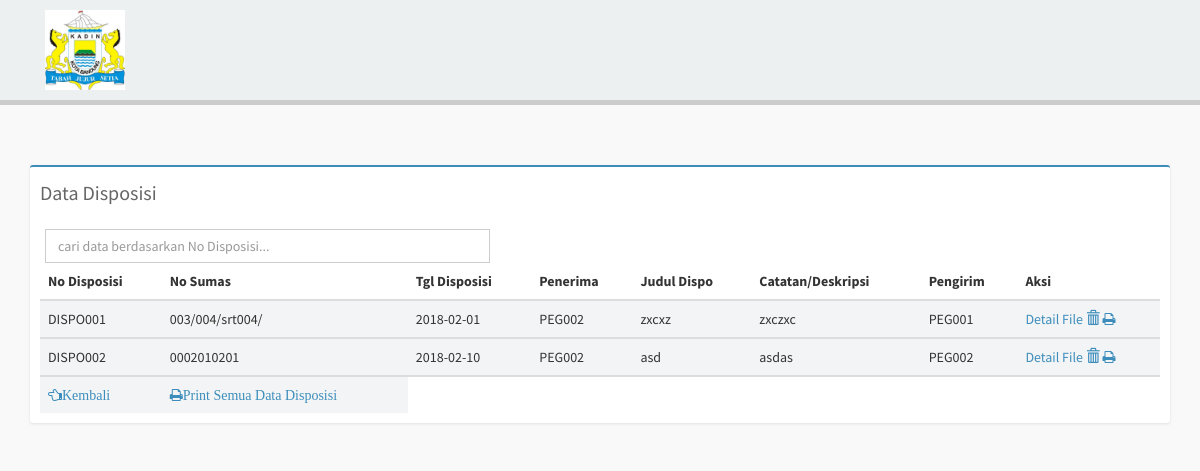
The page /manage/disposisi.php (signed in) on the database its author committed.
### tables this page shows
CREATE TABLE `disposisi` (
  `id` int(11) NOT NULL,
  `no_disposisi` varchar(100) NOT NULL,
  `no_sumas` varchar(100) NOT NULL,
  `tgl_dispo` varchar(100) NOT NULL,
  `penerima` varchar(100) NOT NULL,
  `judul` varchar(100) NOT NULL,
  `catatan` varchar(250) NOT NULL,
  `pengirim` varchar(100) NOT NULL
);

### manage/disposisi.php (the view, shortened to what this page needs)
<?php
require_once '../assets/configuration/konek.php';
?>
<!doctype html>
<html>
<head>
    <link href="../assets/css/bootstrap.min.css" rel="stylesheet" type="text/css" />
    <link rel="stylesheet" href="../assets/DataTables/global.css">
    <link href="../assets/css/font-awesome.min.css" rel="stylesheet" type="text/css" />
    <link href="../assets/css/ionicons.min.css" rel="stylesheet" type="text/css" />
    <link href="../assets/css/AdminLTE.css" rel="stylesheet" type="text/css" />
</head>
<body>
<header>
<div class="container">
<div class="col-md-5">
  <a href="../index.php" target="_blank" title="Simple Aplikasi Pengarsipan Surat">
<img src="../img/LOG_KADIN.jpg" width="80px"></a>
</div>
</div>
</header>
<div class="container">
  <div class="row">
    <div class="col-md-12">
    <div class="box box-primary">
                                <div class="box-header">
                                    <h3 class="box-title">Data Disposisi</h3>
                                </div>
                                <div class="col-md-5">
                                  <form action="" method="get">
                                    <input type="text" class="form-control" name="cari" placeholder="cari data berdasarkan No Disposisi...">
                                  </form>
                                </div>
                                <div class="box-body table-responsive">
                                    <form action="" method="get">
                                      <table id="pegawai" class="table table-striped table-hover">
                                        <thead>
                                          <tr>
                                            <th>No Disposisi</th>
                                            <th>No Sumas</th>
                                            <th>Tgl Disposisi</th>
                                            <th>Penerima</th>
                                            <th>Judul Dispo</th>
                                            <th>Catatan/Deskripsi</th>
                                            <th>Pengirim</th>
                                            <th>Aksi</th>
                                          </tr>
                                        </thead>
                                        <?php
                                                    if(isset($_GET['cari'])){
                                                      $cari = $_GET['cari'];
                                                      $data = "select * from disposisi where no_disposisi like '%".$cari."%'";
                                                      $data1 = $konek->query($data);
                                                      $p = mysqli_fetch_array($data1);
                                                        if ($p == TRUE) {
                                                          ?>
                                                            <tbody>
                                                                <tr>
                                                                  <td><?php echo $p['1']; ?></td>
                                                                  <td><?php echo $p['2']; ?></td>
                                                                  <td><?php echo $p['3']; ?></td>
                                                                  <td><?php echo $p['4']; ?></td>
                                                                  <td><?php echo $p['5']; ?></td>
                                                                  <td><?php echo $p['6']; ?></td>
                                                                  <td>
                                                                    <a href="detailsukel.php?details=<?php echo $t['1']; ?>"><font class="fa fa-reply"></font></></a>
                                                                    <a href="?hapussukel=<?php echo $t['1']; ?>" onclick="return confirm('Yakin data akan dihapus ?');"><font class="glyphicon glyphicon-trash"></font></a>
                                                                    <a href="../tpl/printsukel.php?print=<?php echo $t['0']; ?>"><font class="fa fa-print"></font></</a>
                                                                  </td>
                                                                </tr>
                                                              </tbody>
                                                          <?php
                                                        }else{
                                                          ?>
                                                            <tr>
                                                              <td>Data tidak ditemukan.</td>
                                                              <td></td>
                                                              <td></td>
                                                              <td></td>
                                                              <td></td>
                                                              <td></td>
                                                              <td></td>
                                                            </tr>
                                                          <?php
                                                        }
                                          }else{
                                          $penerima = $_SESSION['no_peg'];
                                          $query = mysqli_query($konek, "select * from disposisi where penerima='$penerima'");
                                          while ($t = mysqli_fetch_array($query)) {
                                         ?>
                                        <tbody>
                                          <tr>
                                            <td><?php echo $t['1']; ?></td>
                                            <td><?php echo $t['2']; ?></td>
                                            <td><?php echo $t['3']; ?></td>
                                            <td><?php echo $t['4']; ?></td>
                                            <td><?php echo $t['5']; ?></td>
                                            <td><?php echo $t['6']; ?></td>
                                            <td><?php echo $t['7']; ?></td>
                                            <td>
                                              <a href="detaildispo.php?detaildispo=<?php echo $t['2']; ?>">
                                                 <span>Detail File</span>
                                              </a>
                                              <a href="?hapusdispo=<?php echo $t['1']; ?>" onclick="return confirm('Yakin data akan dihapus ?');"><font class="glyphicon glyphicon-trash"></font></a>
                                              <a href="../tpl/printdispo.php?print=<?php echo $t['0']; ?>"><font class="fa fa-print"></font></a>
                                            </td>
                                          </tr>
                                        </tbody>
                                        <?php
                                          }
                                        }
                                         ?>
                                         <tr>
                                           <th><a href="index.php"><font class="fa fa-hand-o-left">Kembali</font></a></th>
                                           <th>
                                              <a href="../tpl/printdispoall.php"><font class="fa fa-print">Print Semua Data Disposisi</font></a>
                                            </th>
                                      </table>
                                    </form>
                                </div>
                            </div>
</div></div></div>
<link rel="stylesheet" href="../assets/DataTables/datatables/dataTables.bootstrap.css">
</body>
</html>

### assets/DataTables/global.css (style rules this page uses)
header { background:#ECF0F1; width:100%; display:table; padding:10px 0px 10px; border-bottom:solid 5px #cccccc; margin-bottom:60px; }
.box { position: relative; background: #ffffff; border-top: 2px solid #c1c1c1; margin-bottom: 20px; -webkit-border-radius: 3px; -moz-border-radius: 3px; border-radius: 3px; width: 100%; box-shadow: 0px 1px 3px rgba(0, 0, 0, 0.1); }
.box.box-primary { border-top-color: #3c8dbc; }
.box .box-header { position: relative; color: #444; padding-bottom: 10px; }
.box .box-body { padding: 10px; -webkit-border-top-left-radius: 0; -webkit-border-top-right-radius: 0; -webkit-border-bottom-right-radius: 3px; -webkit-border-bottom-left-radius: 3px; -moz-border-radius-topleft: 0; -moz-border-radius-topright: 0; -moz-border-radius-bottomright: 3px; -moz-border-radius-bottomleft: 3px; border-top-left-radius: 0; border-top-right-radius: 0; border-bottom-right-radius: 3px; border-bottom-left-radius: 3px; }
.box h3.box-title { font-size: 20px; line-height: 1.6em; color: #666; margin-left:20px; }

### assets/css/AdminLTE.css (style rules this page uses)
html, body { overflow-x: hidden!important; font-family: 'Source Sans Pro', sans-serif; -webkit-font-smoothing: antialiased; min-height: 100%; background: #f9f9f9; }
a { color: #3c8dbc; }
h1, h2, h3, h4, h5, h6, .h1, .h2, .h3, .h4, .h5, .h6 { font-family: 'Source Sans Pro', sans-serif; }
img { max-width: 100%important; }
.table-striped > tbody > tr:nth-child(odd) > td, .table-striped > tbody > tr:nth-child(odd) > th { background-color: #f3f4f5; }
.form-control { -webkit-border-radius: 0px !important; -moz-border-radius: 0px !important; border-radius: 0px !important; box-shadow: none; }
.box { position: relative; background: #ffffff; border-top: 2px solid #c1c1c1; margin-bottom: 20px; -webkit-border-radius: 3px; -moz-border-radius: 3px; border-radius: 3px; width: 100%; box-shadow: 0px 1px 3px rgba(0, 0, 0, 0.1); }
.box.box-primary { border-top-color: #3c8dbc; }
.box .box-header { position: relative; -webkit-border-top-left-radius: 3px; -webkit-border-top-right-radius: 3px; -webkit-border-bottom-right-radius: 0; -webkit-border-bottom-left-radius: 0; -moz-border-radius-topleft: 3px; -moz-border-radius-topright: 3px; -moz-border-radius-bottomright: 0; -moz-border-radius-bottomleft: 0; border-top-left-radius: 3px; border-top-right-radius: 3px; border-bottom-right-radius: 0; border-bottom-left-radius: 0; border-bottom: 0px solid #f4f4f4; color: #444; padding-bottom: 10px; }
.box .box-header:before, .box .box-header:after { display: table; content: " "; }
.box .box-header:after { clear: both; }
.box .box-header > .fa, .box .box-header > .glyphicon, .box .box-header > .ion, .box .box-header .box-title { display: inline-block; padding: 10px 0px 10px 10px; margin: 0; font-size: 20px; font-weight: 400; float: left; cursor: default; }
.box .box-body { padding: 10px; -webkit-border-top-left-radius: 0; -webkit-border-top-right-radius: 0; -webkit-border-bottom-right-radius: 3px; -webkit-border-bottom-left-radius: 3px; -moz-border-radius-topleft: 0; -moz-border-radius-topright: 0; -moz-border-radius-bottomright: 3px; -moz-border-radius-bottomleft: 3px; border-top-left-radius: 0; border-top-right-radius: 0; border-bottom-right-radius: 3px; border-bottom-left-radius: 3px; }
.box .box-body .table { margin-bottom: 0; }

### rows shown on the page
disposisi: no_disposisi "DISPO001", no_sumas "003/004/srt004/", tgl_dispo "2018-02-01", penerima "PEG002", judul "zxcxz", catatan "zxczxc", pengirim "PEG001"
disposisi: no_disposisi "DISPO002", no_sumas "0002010201", tgl_dispo "2018-02-10", penerima "PEG002", judul "asd", catatan "asdas", pengirim "PEG002"
